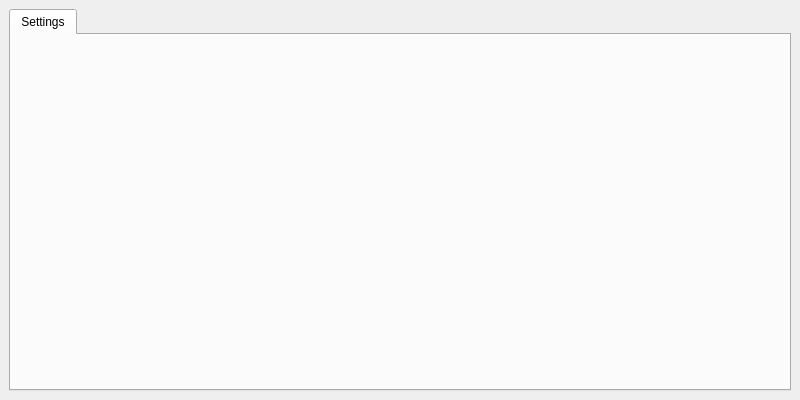
<?xml version="1.0" encoding="UTF-8"?>
<ui version="4.0">
 <class>MainWindow</class>
 <widget class="QMainWindow" name="MainWindow">
  <property name="geometry">
   <rect>
    <x>0</x>
    <y>0</y>
    <width>800</width>
    <height>400</height>
   </rect>
  </property>
  <property name="maximumSize">
   <size>
    <width>800</width>
    <height>400</height>
   </size>
  </property>
  <property name="windowTitle">
   <string>Atomizer Settings</string>
  </property>
  <widget class="QWidget" name="centralwidget">
   <layout class="QVBoxLayout" name="verticalLayout_2">
    <item>
     <layout class="QVBoxLayout" name="verticalLayout">
      <item>
       <widget class="QTabWidget" name="tabWidget">
        <property name="currentIndex">
         <number>0</number>
        </property>
        <widget class="QWidget" name="tab">
         <attribute name="title">
          <string>Settings</string>
         </attribute>
        </widget>
       </widget>
      </item>
     </layout>
    </item>
   </layout>
  </widget>
 </widget>
 <resources/>
 <connections/>
</ui>
